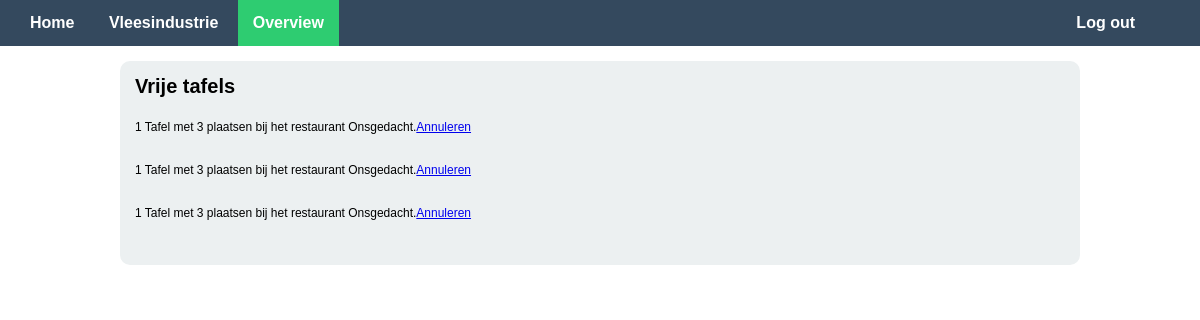
/Overview.php?id=3 (signed in), run on the app's committed database.
### tables this page shows
CREATE TABLE `restaurants` (
  `ID_Restaurant` int(11) NOT NULL AUTO_INCREMENT,
  `Name` varchar(255) NOT NULL,
  `Discription` varchar(255) NOT NULL,
  `Categorie` varchar(255) NOT NULL,
  `FK_Keeper_ID` int(11) NOT NULL,
  PRIMARY KEY (`ID_Restaurant`)
);

CREATE TABLE `reservations` (
  `ID_Resevation` int(11) NOT NULL AUTO_INCREMENT,
  `Date` date NOT NULL,
  `Time` time NOT NULL,
  `AmountPeople` int(255) NOT NULL,
  `FK_Customer_ID` int(11) NOT NULL,
  `FK_Table_ID` int(11) NOT NULL,
  `FK_Restaurant_ID` int(11) NOT NULL,
  PRIMARY KEY (`ID_Resevation`),
  KEY `FK_Customer_ID` (`FK_Customer_ID`),
  KEY `FK_Table_ID` (`FK_Table_ID`),
  KEY `FK_Restaurant_ID` (`FK_Restaurant_ID`),
  KEY `FK_Customer_ID_2` (`FK_Customer_ID`)
);

### classes/Restaurant.class.php (called while the page is built, shortened)
<?php
	include_once("Db.class.php");
	class Restaurant{
		private $m_iSelectedId;
		public function __set($p_sProperty, $p_vValue)
		{
			switch ($p_sProperty)
			{
				case "SelectedId":
				$this->m_iSelectedId = $p_vValue;
				break;
			}
		}
		public function GetRestaurant($id)
		{
			$db = new Db();
			$sql = "Select * from restaurants where ID_Restaurant = " . $db->conn->real_escape_string($id) . ";";
			$select = $db->conn->query($sql);
			while($oneSelect = $select->fetch_assoc())
			{
				return $oneSelect;
			}
			return $select;
		}
		public function GetTitle()
		{
			$db = new Db();
			$sql = "Select Name from restaurants where ID_Restaurant = '" . $db->conn->real_escape_string($this->m_iSelectedId) . "' ";
    		$res = $db->conn->query($sql);
    		$row = mysqli_fetch_array($res);
			return $title = $row[0];
		}
	}
 ?>

### classes/Db.class.php (called while the page is built, shortened)
<?php
	class Db
	{
		private $m_sHost = "localhost";
		private $m_sUser = "root";
		private $m_sPassword = "test";
		private $m_sDatabase = "TableSpot";
		public function __construct()
		{
			$this->conn = new mysqli($this->m_sHost, $this->m_sUser, $this->m_sPassword, $this->m_sDatabase);
		}
	}
?>

### classes/Customer.class.php (called while the page is built, shortened)
<?php
	include_once('Db.class.php');
	class Customer
	{
		public function Select($email)
		{
			$db = new Db();
			$sql = "SELECT * FROM customers WHERE Email = '".$db->conn->real_escape_string($email)."';";
			$select = $db->conn->query($sql);
			$numberofRows = $select->num_rows;
			if($numberofRows === 1)
			{
				while ($oneSelect = $select->fetch_assoc())
				{
					return $oneSelect;
				}
			} else {
				throw new Exception("Client not found");
			}
		}
	}
 ?>

### classes/Reservation.class.php (called while the page is built, shortened)
<?php
	include_once('Db.class.php');
	class Reservation
	{
		public function SelectReservaties($customer)
		{
			$db = new Db();
			$sql = "SELECT * FROM reservations WHERE FK_Customer_ID = " . $db->conn->real_escape_string($customer) . ";";
			$select = $db->conn->query($sql);
			return $select;
		}
	}
?>

### Overview.php (the view, shortened to what this page needs)
<?php
	if(isset($_SESSION['email']))
	{
		try
		{
		$email = $_SESSION['email'];
		include_once("classes/Restaurant.class.php");
		$restaurant = new Restaurant();
		$restaurant->SelectedId = $_GET['id'];
		include_once("classes/Customer.class.php");
		$customer = new Customer();
		$activeUser = $customer->Select($email);
		} catch (Exception $e)
		{
			$error = $e->getMessage();
		}
	} else {
		header("Location: index.php");
	}
?><!doctype html>
<html lang="en">
<head>
	<link rel="stylesheet" type="text/css" href="css/reset.css">
	<link href="css/Tablespot.css" rel="stylesheet">
</head>
<body>
	<div id="user">
	<?php
	include_once("include/navincludeKlant.php");
	?>
	<div id="container">
		<div class="menus">
		<h1>Vrije tafels</h1>
			<?php
			try{
				if(!empty($activeUser))
				{
					include_once("include/navincludeKlant.php");
					include_once("classes/Reservation.class.php");
					include_once("classes/Restaurant.class.php");
					$reservation = new Reservation();
					$restaurant = new Restaurant();
					$allreservations = $reservation->SelectReservaties($activeUser['ID_Customer']);
					while ($oneReservation = $allreservations->fetch_assoc())
					{
						$oneRestaurant = $restaurant->getRestaurant($oneReservation["FK_Restaurant_ID"]);
						echo "<p>1 Tafel met " . $oneReservation["AmountPeople"] . " plaatsen bij het restaurant " . $oneRestaurant["Name"] . ".<a href='#' class='annuleren' data-id='" . $oneReservation['ID_Resevation'] . "'>Annuleren</a></p><br/>";
					}
				}
			} catch (Exception $e) {
				$error = $e->getMessage();
			}
			?>
		</div>
		</div>
		</div>
</body>
</html>

### include/navincludeKlant.php
<nav>
	<li <?php echo (basename($_SERVER['SCRIPT_FILENAME'])=='Home.php'? ' class="active' : '');?>><a href="Home.php">Home</a></li>
	<li <?php echo (basename($_SERVER['SCRIPT_FILENAME'])=='Restaurant.php'? ' class="active"' : '');?>>
		<?php echo "<a href='Restaurant.php?id=" . $_GET['id']. "'>";
			  echo $restaurant->GetTitle() . "</a></li>"; ?>
	<li <?php echo (basename($_SERVER['SCRIPT_FILENAME'])=='Overview.php'? ' class="active"' : '');?>>
		<?php echo "<a href='Overview.php?id=" . $_GET['id']. "'>Overview</a></li>"; ?>
	<li><a href="Logout.php" id="logout">Log out</a></li>
</nav>

### css/Tablespot.css (style rules this page uses)
body { background-color: #fff; }
#container { position: relative; margin: auto; width: 990px; height: auto; }
nav { background-color: #34495E; padding: 15px; color:#ffffff; font-size: 100%; font-family: ‘Trebuchet MS’, Helvetica, sans-serif; font-weight: bold; }
nav li { display: inline; padding: 15px; }
nav li a { color: #ffffff; text-decoration: none; }
.active { color: #ffffff; background-color: #2ECC71; }
#logout { color: #ffffff; margin-top: -35px; margin-right: 50px; float: right; }
nav li #logout { color: #ffffff; margin-top: 0px; margin-right: 50px; float: right; }
.menus { padding: 15px; margin: 15px; background-color: #ECF0F1; -webkit-border-radius: 10px; -moz-border-radius: 10px; border-radius: 10px; }
.menus h1 { font-family: ‘Trebuchet MS’, Helvetica, sans-serif; font-weight: bold; font-size: 125%; margin-bottom: 25px; }
.menus p { font-family: ‘Trebuchet MS’, Helvetica, sans-serif; font-weight: normal; font-size: 75%; margin-bottom: 15px; }

### data on the page
restaurants: Name "Vleesindustrie"
reservations: AmountPeople "3", FK_Restaurant_ID.Name "Onsgedacht"
reservations: AmountPeople "3", FK_Restaurant_ID.Name "Onsgedacht"
reservations: AmountPeople "3", FK_Restaurant_ID.Name "Onsgedacht"
